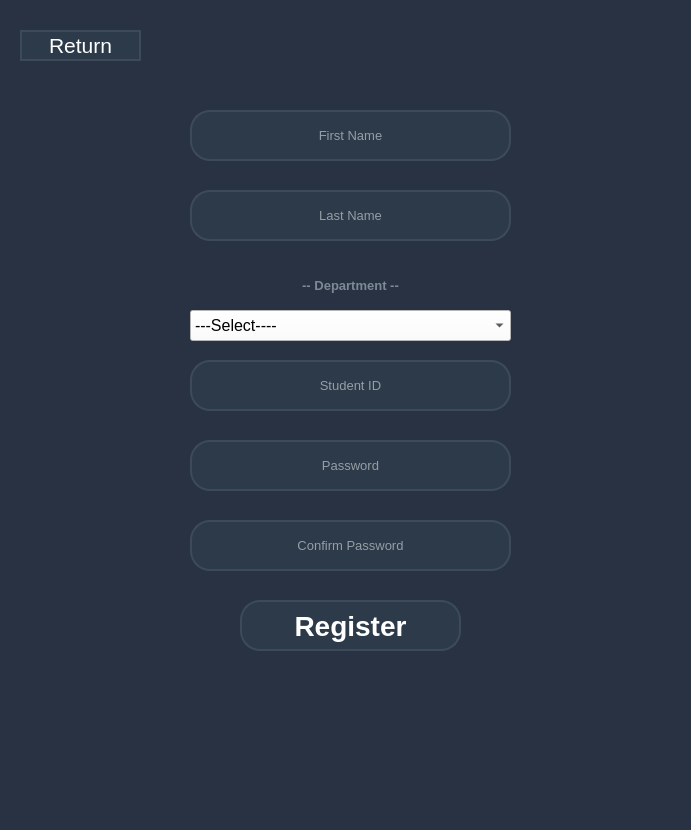
<?xml version="1.0" encoding="UTF-8"?>
<ui version="4.0">
 <class>Form_register</class>
 <widget class="QWidget" name="Form_register">
  <property name="geometry">
   <rect>
    <x>0</x>
    <y>0</y>
    <width>691</width>
    <height>830</height>
   </rect>
  </property>
  <property name="minimumSize">
   <size>
    <width>691</width>
    <height>830</height>
   </size>
  </property>
  <property name="maximumSize">
   <size>
    <width>691</width>
    <height>830</height>
   </size>
  </property>
  <property name="windowTitle">
   <string>Form</string>
  </property>
  <property name="styleSheet">
   <string notr="true">QWidget {
	background-color: rgb(41, 50, 66);
}</string>
  </property>
  <widget class="QPushButton" name="button_createaccount">
   <property name="geometry">
    <rect>
     <x>240</x>
     <y>600</y>
     <width>221</width>
     <height>51</height>
    </rect>
   </property>
   <property name="font">
    <font>
     <pointsize>21</pointsize>
     <weight>75</weight>
     <bold>true</bold>
    </font>
   </property>
   <property name="styleSheet">
    <string notr="true">QPushButton{
	border: 2px solid rgb(60, 74, 89);
	border-radius: 20px;
	color: #FFF;
	padding: 0px 20px 0px 20px;
	background-color: rgb(44, 58, 73);
}

QPushButton:hover{
	border: 2px solid rgb(188, 202, 217);
}</string>
   </property>
   <property name="text">
    <string>Register</string>
   </property>
  </widget>
  <widget class="QPushButton" name="button_return_reg">
   <property name="geometry">
    <rect>
     <x>20</x>
     <y>30</y>
     <width>121</width>
     <height>31</height>
    </rect>
   </property>
   <property name="font">
    <font>
     <pointsize>16</pointsize>
    </font>
   </property>
   <property name="styleSheet">
    <string notr="true">QPushButton{
	border: 2px solid rgb(60, 74, 89);
	border-radius: 20px;
	color: #FFF;
	padding: 0px 20px 0px 20px;
	background-color: rgb(44, 58, 73);
}

QPushButton:hover{
	border: 2px solid rgb(188, 202, 217);
}</string>
   </property>
   <property name="text">
    <string>Return</string>
   </property>
  </widget>
  <widget class="QComboBox" name="combobox_department">
   <property name="geometry">
    <rect>
     <x>190</x>
     <y>310</y>
     <width>321</width>
     <height>31</height>
    </rect>
   </property>
   <property name="minimumSize">
    <size>
     <width>201</width>
     <height>31</height>
    </size>
   </property>
   <property name="font">
    <font>
     <pointsize>12</pointsize>
    </font>
   </property>
   <property name="layoutDirection">
    <enum>Qt::LeftToRight</enum>
   </property>
   <property name="styleSheet">
    <string notr="true">color: rgb(0, 0, 0);
background-color: rgb(255, 255, 255);</string>
   </property>
   <property name="currentText">
    <string>---Select----</string>
   </property>
   <item>
    <property name="text">
     <string>---Select----</string>
    </property>
   </item>
   <item>
    <property name="text">
     <string>Information Technology</string>
    </property>
   </item>
   <item>
    <property name="text">
     <string>Computer Science</string>
    </property>
   </item>
   <item>
    <property name="text">
     <string>Information Systems</string>
    </property>
   </item>
  </widget>
  <widget class="QLineEdit" name="entry_firstname">
   <property name="geometry">
    <rect>
     <x>190</x>
     <y>110</y>
     <width>321</width>
     <height>51</height>
    </rect>
   </property>
   <property name="font">
    <font>
     <pointsize>10</pointsize>
    </font>
   </property>
   <property name="styleSheet">
    <string notr="true">QLineEdit{
	border: 2px solid rgb(60, 74, 89);
	border-radius: 20px;
	color: #FFF;
	padding: 0px 20px 0px 20px;
	background-color: rgb(44, 58, 73);
}

QLineEdit:hover{
	border: 2px solid rgb(188, 202, 217);
}

QLineEdit:focus{
	border: 2px solid rgb(156, 170, 185);
}</string>
   </property>
   <property name="text">
    <string/>
   </property>
   <property name="alignment">
    <set>Qt::AlignCenter</set>
   </property>
   <property name="placeholderText">
    <string>First Name</string>
   </property>
  </widget>
  <widget class="QLineEdit" name="entry_lastname">
   <property name="geometry">
    <rect>
     <x>190</x>
     <y>190</y>
     <width>321</width>
     <height>51</height>
    </rect>
   </property>
   <property name="font">
    <font>
     <pointsize>10</pointsize>
    </font>
   </property>
   <property name="styleSheet">
    <string notr="true">QLineEdit{
	border: 2px solid rgb(60, 74, 89);
	border-radius: 20px;
	color: #FFF;
	padding: 0px 20px 0px 20px;
	background-color: rgb(44, 58, 73);
}

QLineEdit:hover{
	border: 2px solid rgb(188, 202, 217);
}

QLineEdit:focus{
	border: 2px solid rgb(156, 170, 185);
}</string>
   </property>
   <property name="text">
    <string/>
   </property>
   <property name="alignment">
    <set>Qt::AlignCenter</set>
   </property>
   <property name="placeholderText">
    <string>Last Name</string>
   </property>
  </widget>
  <widget class="QLineEdit" name="entry_username">
   <property name="geometry">
    <rect>
     <x>190</x>
     <y>360</y>
     <width>321</width>
     <height>51</height>
    </rect>
   </property>
   <property name="font">
    <font>
     <pointsize>10</pointsize>
    </font>
   </property>
   <property name="styleSheet">
    <string notr="true">QLineEdit{
	border: 2px solid rgb(60, 74, 89);
	border-radius: 20px;
	color: #FFF;
	padding: 0px 20px 0px 20px;
	background-color: rgb(44, 58, 73);
}

QLineEdit:hover{
	border: 2px solid rgb(188, 202, 217);
}

QLineEdit:focus{
	border: 2px solid rgb(156, 170, 185);
}</string>
   </property>
   <property name="text">
    <string/>
   </property>
   <property name="alignment">
    <set>Qt::AlignCenter</set>
   </property>
   <property name="placeholderText">
    <string>Student ID</string>
   </property>
  </widget>
  <widget class="QLineEdit" name="entry_password">
   <property name="geometry">
    <rect>
     <x>190</x>
     <y>440</y>
     <width>321</width>
     <height>51</height>
    </rect>
   </property>
   <property name="font">
    <font>
     <pointsize>10</pointsize>
    </font>
   </property>
   <property name="styleSheet">
    <string notr="true">QLineEdit{
	border: 2px solid rgb(60, 74, 89);
	border-radius: 20px;
	color: #FFF;
	padding: 0px 20px 0px 20px;
	background-color: rgb(44, 58, 73);
}

QLineEdit:hover{
	border: 2px solid rgb(188, 202, 217);
}

QLineEdit:focus{
	border: 2px solid rgb(156, 170, 185);
}</string>
   </property>
   <property name="text">
    <string/>
   </property>
   <property name="echoMode">
    <enum>QLineEdit::Password</enum>
   </property>
   <property name="alignment">
    <set>Qt::AlignCenter</set>
   </property>
   <property name="placeholderText">
    <string>Password</string>
   </property>
  </widget>
  <widget class="QLineEdit" name="entry_confirmpassword">
   <property name="geometry">
    <rect>
     <x>190</x>
     <y>520</y>
     <width>321</width>
     <height>51</height>
    </rect>
   </property>
   <property name="font">
    <font>
     <pointsize>10</pointsize>
    </font>
   </property>
   <property name="styleSheet">
    <string notr="true">QLineEdit{
	border: 2px solid rgb(60, 74, 89);
	border-radius: 20px;
	color: #FFF;
	padding: 0px 20px 0px 20px;
	background-color: rgb(44, 58, 73);
}

QLineEdit:hover{
	border: 2px solid rgb(188, 202, 217);
}

QLineEdit:focus{
	border: 2px solid rgb(156, 170, 185);
}</string>
   </property>
   <property name="text">
    <string/>
   </property>
   <property name="echoMode">
    <enum>QLineEdit::Password</enum>
   </property>
   <property name="alignment">
    <set>Qt::AlignCenter</set>
   </property>
   <property name="placeholderText">
    <string>Confirm Password</string>
   </property>
  </widget>
  <widget class="QLabel" name="label">
   <property name="geometry">
    <rect>
     <x>200</x>
     <y>270</y>
     <width>301</width>
     <height>31</height>
    </rect>
   </property>
   <property name="font">
    <font>
     <pointsize>10</pointsize>
     <weight>75</weight>
     <bold>true</bold>
    </font>
   </property>
   <property name="styleSheet">
    <string notr="true">color: rgb(123, 138, 149);</string>
   </property>
   <property name="text">
    <string>-- Department --</string>
   </property>
   <property name="alignment">
    <set>Qt::AlignCenter</set>
   </property>
  </widget>
 </widget>
 <resources/>
 <connections/>
</ui>
